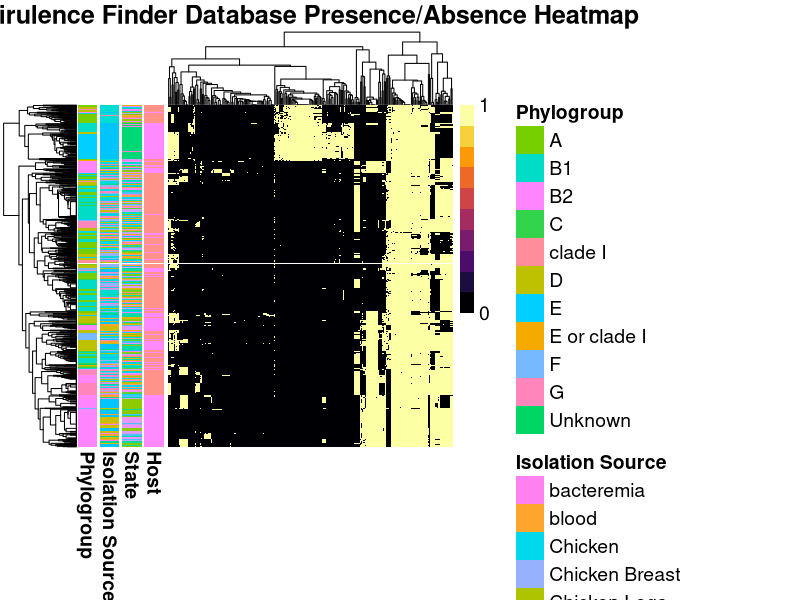

Write R code to recreate this figure.
### Reed Woyda
# reedwoyda@gmail.com
# 11/17/2020
# Script to make pheatmaps with metadata

library(pheatmap)
library(viridis)

# data must be in the format: rownames = isolate, colnames = genes
# metadata must be in the format: rownames = isolates (*have to be in same order as data rownames), colnames = metadata categories
data <- as.matrix(read.csv("example_contingency_table.csv", row.names = 1))
metadata <- as.data.frame(read.csv("metadata_example.csv", row.names = 1))

# for(i in 1:length(colnames(data))){
#   for(j in 1:length(rownames(data))){
#     if(data[j,i] == ""){
#       data[j,i] <- 0
#     }  
#     else{
#       data[j,i] <- 1
#     }
#       
#     }
# }
#data <- as.data.frame(data)
# str(data)
# sapply(data[1:794, 1:252], as.integer)
# str(data)
# class(data) <- "numeric"

# data.t.copy <- as.data.frame(data.t)
# allzero = c()
# j=1
# for(i in 5260:1){
#   if(dim(table(data.t[,i])) != 1)
#   {
#     print(i)
#     allzero[j] <- i
#     j = j + 1
#     data.t.copy = subset(data.t.copy, select = i)
#   }
#     
# }

#rownames(data.t) <- rownames(metadata)
colnames(metadata)[3] <- "Isolation Source"
#colnames(metadata)[2] <- "Combined Plasmids"

### can uncomment to get an idea of what the heatmap will look like
#heatmap(data)
#pheatmap(data)

# change legend breaks as you need. ie if you have continuous variables, you may want to change, legend_labels = c("0", "1"), to include more values

pheatmap(
  mat               = data,
  color             = inferno(10),
  border_color      = NA,
  show_colnames     = FALSE,
  show_rownames     = FALSE,
  drop_levels       = FALSE,
  fontsize          = 14,
  annotation_row    = metadata,
  main              = "Virulence Finder Database Presence/Absence Heatmap",
  legend_breaks     = c(0,1),
  legend_labels     = c("0", "1")

)




